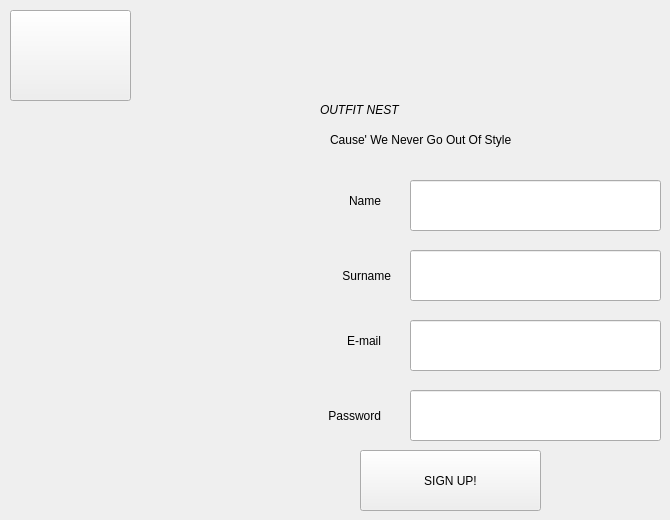
    <widget class="QWidget" name="signUpPage">
     <widget class="QLineEdit" name="email_input_signup">
      <property name="geometry">
       <rect>
        <x>410</x>
        <y>320</y>
        <width>251</width>
        <height>51</height>
       </rect>
      </property>
      <property name="styleSheet">
       <string notr="true">font: 300 16pt &quot;Times New Roman&quot;;</string>
      </property>
     </widget>
     <widget class="QLineEdit" name="password_input_signup">
      <property name="geometry">
       <rect>
        <x>410</x>
        <y>390</y>
        <width>251</width>
        <height>51</height>
       </rect>
      </property>
      <property name="echoMode">
       <enum>QLineEdit::Password</enum>
      </property>
     </widget>
     <widget class="QLabel" name="label_7">
      <property name="geometry">
       <rect>
        <x>90</x>
        <y>380</y>
        <width>291</width>
        <height>71</height>
       </rect>
      </property>
      <property name="styleSheet">
       <string notr="true">font: 300 25pt &quot;Arial MT Std Light&quot;;</string>
      </property>
      <property name="text">
       <string>Password</string>
      </property>
      <property name="alignment">
       <set>Qt::AlignRight|Qt::AlignTrailing|Qt::AlignVCenter</set>
      </property>
     </widget>
     <widget class="QLabel" name="label">
      <property name="geometry">
       <rect>
        <x>320</x>
        <y>20</y>
        <width>311</width>
        <height>181</height>
       </rect>
      </property>
      <property name="styleSheet">
       <string notr="true">font: 300 35pt &quot;Arial MT Std Light&quot;;</string>
      </property>
      <property name="text">
       <string>&lt;html&gt;&lt;head/&gt;&lt;body&gt;&lt;p&gt;&lt;span style=&quot; font-style:italic;&quot;&gt;OUTFIT NEST&lt;/span&gt;&lt;/p&gt;&lt;/body&gt;&lt;/html&gt;</string>
      </property>
     </widget>
     <widget class="QLabel" name="label_3">
      <property name="geometry">
       <rect>
        <x>120</x>
        <y>150</y>
        <width>261</width>
        <height>101</height>
       </rect>
      </property>
      <property name="styleSheet">
       <string notr="true">font: 300 25pt &quot;Arial MT Std Light&quot;;</string>
      </property>
      <property name="text">
       <string>Name</string>
      </property>
      <property name="alignment">
       <set>Qt::AlignRight|Qt::AlignTrailing|Qt::AlignVCenter</set>
      </property>
     </widget>
     <widget class="QLineEdit" name="name_input_signup">
      <property name="geometry">
       <rect>
        <x>410</x>
        <y>180</y>
        <width>251</width>
        <height>51</height>
       </rect>
      </property>
      <property name="styleSheet">
       <string notr="true">font: 300 16pt &quot;Times New Roman&quot;;</string>
      </property>
     </widget>
     <widget class="QLabel" name="label_6">
      <property name="geometry">
       <rect>
        <x>120</x>
        <y>290</y>
        <width>261</width>
        <height>101</height>
       </rect>
      </property>
      <property name="styleSheet">
       <string notr="true">font: 300 25pt &quot;Arial MT Std Light&quot;;</string>
      </property>
      <property name="text">
       <string>E-mail</string>
      </property>
      <property name="alignment">
       <set>Qt::AlignRight|Qt::AlignTrailing|Qt::AlignVCenter</set>
      </property>
     </widget>
     <widget class="QPushButton" name="signUpButton">
      <property name="geometry">
       <rect>
        <x>360</x>
        <y>450</y>
        <width>181</width>
        <height>61</height>
       </rect>
      </property>
      <property name="styleSheet">
       <string notr="true">font: 300 20pt &quot;Arial MT Std Light&quot;;</string>
      </property>
      <property name="text">
       <string>SIGN UP!</string>
      </property>
     </widget>
     <widget class="QLabel" name="label_4">
      <property name="geometry">
       <rect>
        <x>100</x>
        <y>240</y>
        <width>291</width>
        <height>71</height>
       </rect>
      </property>
      <property name="styleSheet">
       <string notr="true">font: 300 25pt &quot;Arial MT Std Light&quot;;</string>
      </property>
      <property name="text">
       <string>Surname</string>
      </property>
      <property name="alignment">
       <set>Qt::AlignRight|Qt::AlignTrailing|Qt::AlignVCenter</set>
      </property>
     </widget>
     <widget class="QLabel" name="label_2">
      <property name="geometry">
       <rect>
        <x>330</x>
        <y>120</y>
        <width>261</width>
        <height>41</height>
       </rect>
      </property>
      <property name="styleSheet">
       <string notr="true">font: 300 13pt &quot;Arial MT Std Light&quot;;</string>
      </property>
      <property name="text">
       <string>&lt;html&gt;&lt;head/&gt;&lt;body&gt;&lt;p&gt;Cause' We Never Go Out Of Style&lt;/p&gt;&lt;/body&gt;&lt;/html&gt;</string>
      </property>
     </widget>
     <widget class="QLineEdit" name="surname_input_signup">
      <property name="geometry">
       <rect>
        <x>410</x>
        <y>250</y>
        <width>251</width>
        <height>51</height>
       </rect>
      </property>
      <property name="styleSheet">
       <string notr="true">font: 300 16pt &quot;Times New Roman&quot;;</string>
      </property>
     </widget>
     <widget class="QLabel" name="logo_label2">
      <property name="geometry">
       <rect>
        <x>230</x>
        <y>70</y>
        <width>101</width>
        <height>91</height>
       </rect>
      </property>
      <property name="text">
       <string/>
      </property>
     </widget>
     <widget class="QPushButton" name="pass_to_loginPage">
      <property name="geometry">
       <rect>
        <x>10</x>
        <y>10</y>
        <width>121</width>
        <height>91</height>
       </rect>
      </property>
      <property name="text">
       <string/>
      </property>
      <property name="iconSize">
       <size>
        <width>90</width>
        <height>90</height>
       </size>
      </property>
     </widget>
    </widget>
